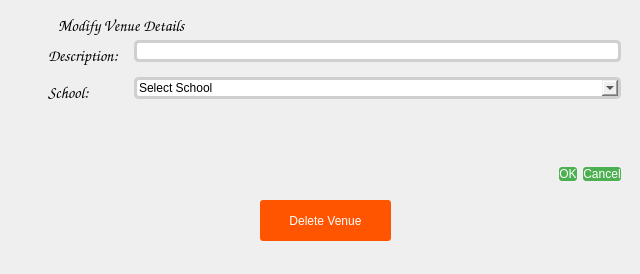
<?xml version="1.0" encoding="UTF-8"?>
<ui version="4.0">
 <class>Dialog</class>
 <widget class="QDialog" name="Dialog">
  <property name="geometry">
   <rect>
    <x>0</x>
    <y>0</y>
    <width>640</width>
    <height>274</height>
   </rect>
  </property>
  <property name="windowTitle">
   <string>Dialog</string>
  </property>
  <property name="styleSheet">
   <string notr="true">
QComboBox, QLineEdit {
border-radius: 5px;
border: 3px solid rgb(207, 207, 207);
font: 12pt &quot;Consolas&quot;;
}


QLineEdit:focus, QComboBox:focus, QComboBox:hover {
outline: 1px solid rgb(60, 185, 112);
background: rgb(223, 255, 208);
border: 2px solid rgb(67, 148, 103);
height: 10px;
}

QLabel {
font-size: 16px;
font-family: Comic Sans Ms;
padding: 5px;
}

QPushButton {
background-color: #4CAF50;
selection-color: rgb(255, 255, 255);
border-radius: 3px;
border: none;
color: white;
padding: 15px 32px;
text-align: center;
text-decoration: none;
font: 10pt &quot;Comic Sans MS&quot;;
padding: 0px;
}
QPushButton:hover {
background-color: #ffffff;
color: #000000;
border: 2px solid  #4CAF50;
}

QPushButton#closeBtn {
image: url(:/close);
background: #ffffff;
}

QPushButton:hover#closeBtn {
border: 2px solid rgb(248, 0, 0);
}

QLabel#closeBtn {
padding: 0px;
}
QLabel#LoginLabel, QLabel#register_label {
font-size: 30px;
color:rgb(0, 255, 59);
}

QCheckBox {
font: 75 12pt &quot;Comic Sans MS&quot;;
}
QLabel#errorLabel{
background: rgba(254, 0, 0, 100);
padding: 5px;
height: 10px;
}</string>
  </property>
  <widget class="QWidget" name="gridLayoutWidget">
   <property name="geometry">
    <rect>
     <x>40</x>
     <y>40</y>
     <width>581</width>
     <height>141</height>
    </rect>
   </property>
   <layout class="QGridLayout" name="gridLayout">
    <item row="1" column="0">
     <widget class="QDialogButtonBox" name="buttonBox">
      <property name="orientation">
       <enum>Qt::Horizontal</enum>
      </property>
      <property name="standardButtons">
       <set>QDialogButtonBox::Cancel|QDialogButtonBox::Ok</set>
      </property>
     </widget>
    </item>
    <item row="0" column="0">
     <layout class="QFormLayout" name="formLayout">
      <item row="0" column="0">
       <widget class="QLabel" name="label_2">
        <property name="text">
         <string>Description:</string>
        </property>
       </widget>
      </item>
      <item row="1" column="0">
       <widget class="QLabel" name="label_3">
        <property name="text">
         <string>School:</string>
        </property>
       </widget>
      </item>
      <item row="0" column="1">
       <widget class="QLineEdit" name="mod_desc">
        <property name="text">
         <string/>
        </property>
       </widget>
      </item>
      <item row="1" column="1">
       <widget class="QComboBox" name="mod_school">
        <item>
         <property name="text">
          <string>Select School</string>
         </property>
        </item>
        <item>
         <property name="text">
          <string>SEET</string>
         </property>
        </item>
        <item>
         <property name="text">
          <string>SICT</string>
         </property>
        </item>
        <item>
         <property name="text">
          <string>SET</string>
         </property>
        </item>
        <item>
         <property name="text">
          <string>SIPET</string>
         </property>
        </item>
        <item>
         <property name="text">
          <string>SEMT</string>
         </property>
        </item>
        <item>
         <property name="text">
          <string>SAAT</string>
         </property>
        </item>
       </widget>
      </item>
     </layout>
    </item>
   </layout>
  </widget>
  <widget class="QLabel" name="label">
   <property name="geometry">
    <rect>
     <x>50</x>
     <y>10</y>
     <width>171</width>
     <height>31</height>
    </rect>
   </property>
   <property name="text">
    <string>Modify Venue Details</string>
   </property>
  </widget>
  <widget class="QPushButton" name="rem_venue">
   <property name="geometry">
    <rect>
     <x>260</x>
     <y>200</y>
     <width>131</width>
     <height>41</height>
    </rect>
   </property>
   <property name="styleSheet">
    <string notr="true">QPushButton{
	background-color: rgb(255, 85, 0);
}

QPushButton:hover{
	
	background-color: rgb(255, 255, 255);
	border: 2px solid rgb(255, 0, 0);
	color: rgb(255, 0, 0);
}</string>
   </property>
   <property name="text">
    <string>Delete Venue</string>
   </property>
  </widget>
 </widget>
 <resources/>
 <connections>
  <connection>
   <sender>buttonBox</sender>
   <signal>accepted()</signal>
   <receiver>Dialog</receiver>
   <slot>accept()</slot>
   <hints>
    <hint type="sourcelabel">
     <x>248</x>
     <y>254</y>
    </hint>
    <hint type="destinationlabel">
     <x>157</x>
     <y>274</y>
    </hint>
   </hints>
  </connection>
  <connection>
   <sender>buttonBox</sender>
   <signal>rejected()</signal>
   <receiver>Dialog</receiver>
   <slot>reject()</slot>
   <hints>
    <hint type="sourcelabel">
     <x>316</x>
     <y>260</y>
    </hint>
    <hint type="destinationlabel">
     <x>286</x>
     <y>274</y>
    </hint>
   </hints>
  </connection>
 </connections>
</ui>
